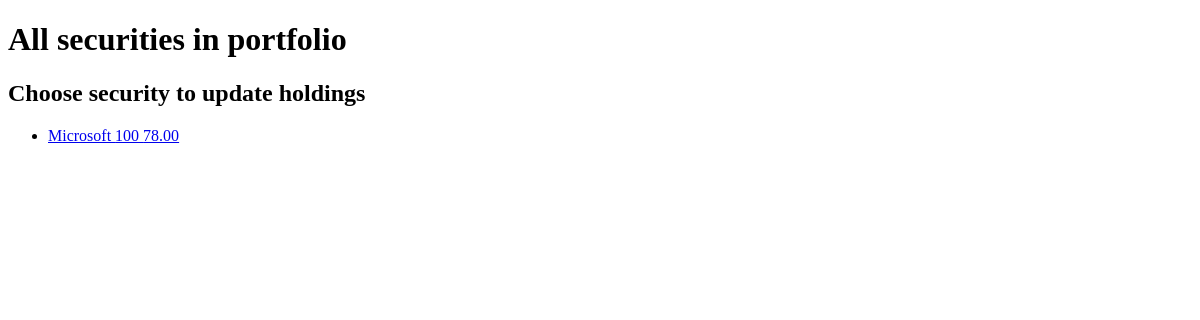
Before: /portfolioX/all_holding/1/ with the older database file.
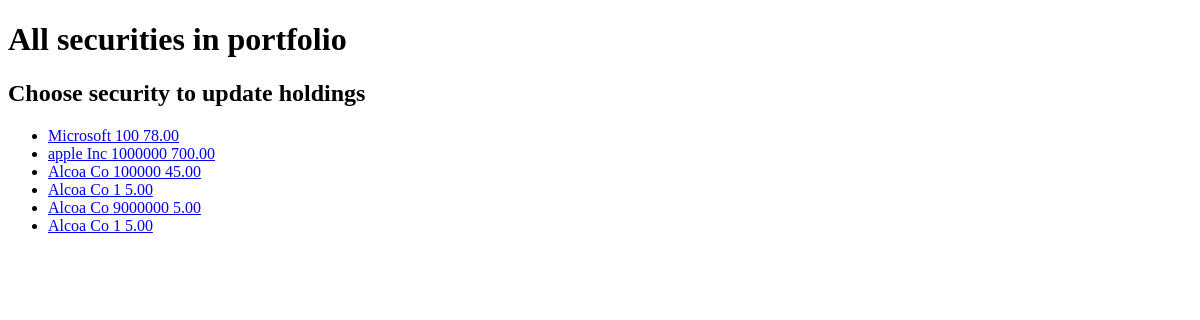
After: the same page with the newer database file.
### portfolioX/models.py (models this page shows)
class Holding(models.Model):
	portfolio = models.ForeignKey(Portfolio)
	security = models.ForeignKey(Security)
	quantity = models.IntegerField()
	avg_price = models.DecimalField(max_digits = 6, decimal_places = 2)

class Security(models.Model):
	ticker = models.CharField(max_length = 100)
	company_name = models.CharField(max_length = 255)
	def __str__(self):
		return self.company_name

### portfolioX/views.py (the view)
# urls.py: url(r'^all_holding/(?P<portfolio_id>[0-9]+)/$', views.HoldingAllView.as_view(), name='all_holding'),
class HoldingAllView(View):
	template_name = 'portfolioX/all_holding.html'
	def get(self, request, portfolio_id):
		holding_all = Holding.objects.filter(portfolio=portfolio_id)
		context = {'holding_all': holding_all}
		return render(request, self.template_name, context)

### portfolioX/templates/portfolioX/all_holding.html
<!DOCTYPE html>
<html>
	<head><title>All securities in portfolio</title></head>
	<body>
		<div>
			<h1> All securities in portfolio</h1>
				<div>
					<h2> Choose security to update holdings</h2>
						<ul>{% for holding in holding_all %}
						<li><a href='update_holding/{{holding.id}}'>{{holding.security}} {{holding.quantity}} {{holding.avg_price}}</a></li>
						{% endfor%}
					</ul>
			</div>
	</body>
</html>

Changed rows visible on the page:
added Holding: security "apple Inc", quantity "1000000", avg_price "700.00"
added Holding: security "Alcoa Co", quantity "100000", avg_price "45.00"
added Holding: security "Alcoa Co", quantity "1", avg_price "5.00"
added Holding: security "Alcoa Co", quantity "9000000", avg_price "5.00"
added Holding: security "Alcoa Co", quantity "1", avg_price "5.00"
